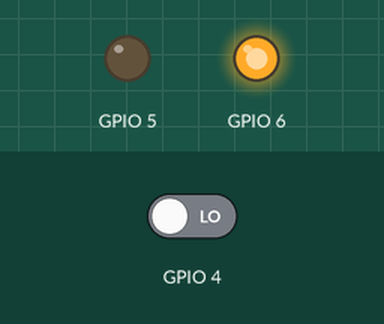
Recording of a program running on a simulated Raspberry Pi (BCM pin numbers). Parts: output pins drawn as LEDs (lit = HIGH). Inputs (shaded band) come from the test bench; at power-on: GPIO 4 LOW. What the program prints to the terminal is not drawn.

Above: at 1.2 s.
1.3 s: GPIO 4 driven HIGH
At 2.5 s:
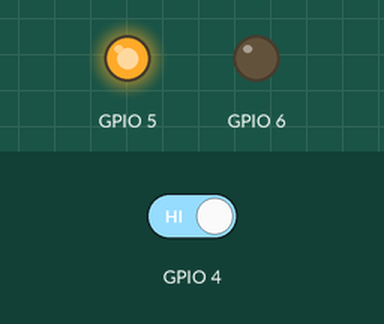
2.8 s: GPIO 4 driven LOW
At 3.9 s:
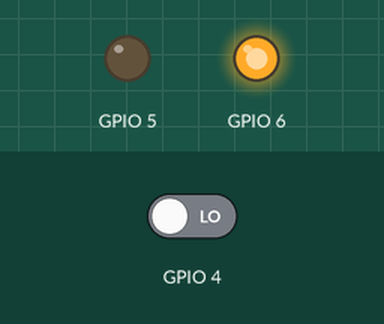
Timing chart, 0 to 5.8 s (numbered marks = the images above; inputs shaded):
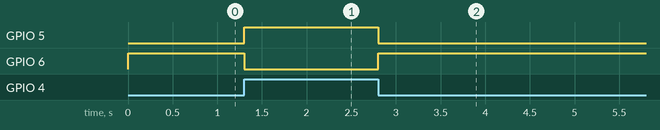

Measured:
- after the input at 1.3 s, GPIO 5: LOW → HIGH at once; GPIO 6: HIGH → LOW at once
- after the input at 2.8 s, GPIO 5: HIGH → LOW at once; GPIO 6: LOW → HIGH at once

The program:

9_car_tracking.py
```python
# car tracking

import gpiod
import time


chip = gpiod.Chip('gpiochip4')
ir_pin = 4
green_pin = 5
red_pin = 6

ir_line = chip.get_line(ir_pin)
green_line = chip.get_line(green_pin)
red_line = chip.get_line(red_pin)

ir_line.request(consumer="Button", type=gpiod.LINE_REQ_DIR_IN)
green_line.request(consumer="LED", type=gpiod.LINE_REQ_DIR_OUT)
red_line.request(consumer="LED", type=gpiod.LINE_REQ_DIR_OUT)


try:
    while True:
        if ir_line.get_value() == 1:
            green_line.set_value(1)
            red_line.set_value(0)
            print("on track")

        else:
            green_line.set_value(0)
            red_line.set_value(1)
            print("off track")
finally:
    ir_line.release()
    green_line.release()
    red_line.release()
```
